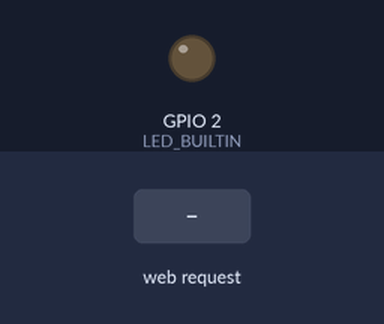
The sketch below on a simulated ESP32. On the bench: output pins drawn as LEDs (lit = HIGH). Dashed ring = blinking. The inputs (shaded band) are chosen by the test bench. WiFi joins after 1.5 s; servers stay silent unless stated; what the sketch prints to the serial monitor is not drawn.

Above: at 3.2 s.
3.3 s: HTTP request GET /person_detected received
At 3.45 s:
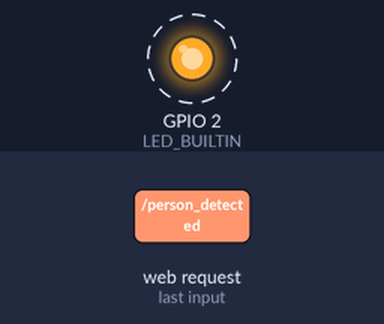
6.3 s: HTTP request GET /led_on received
At 7.3 s:
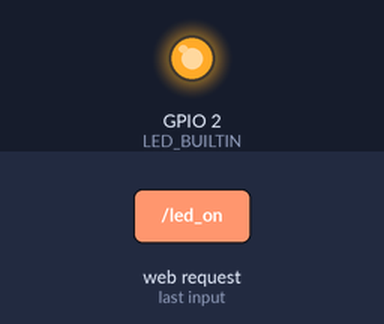
7.8 s: HTTP request GET /led_off received
At 8.4 s:
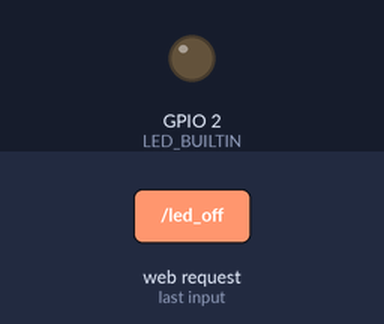
Timing chart, 0 to 10.8 s (numbered marks = the images above; inputs shaded):
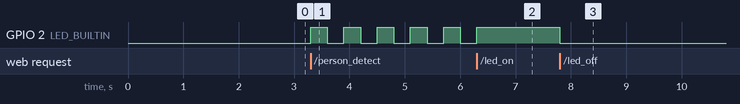

Measured:
- after the input at 3.3 s, GPIO 2 (LED_BUILTIN): alternates HIGH for 0.30 s and LOW for 0.30 s, starting at once
- after the input at 6.3 s, GPIO 2 (LED_BUILTIN): goes on until 6.3 s, then stays HIGH
- after the input at 7.8 s, GPIO 2 (LED_BUILTIN): HIGH → LOW at once

The sketch:

code_esp.ino
```cpp
#include <WiFi.h>
#include <WebServer.h>

const char* ssid = "Cam";
const char* password = "11111111";

WebServer server(80);
#define LED_BUILTIN 2

bool ledBlinking = false;  // Trạng thái nhấp nháy LED
bool ledState = false;     // Trạng thái hiện tại của LED
unsigned long prevMillis = 0;
const int blinkInterval = 300; // Thời gian nhấp nháy (500ms)

// Xử lý trang chủ
void handleRoot() {
  server.send(200, "text/plain", "ESP32 Server Running");
}

// Bật LED (bình thường)
void handleLEDOn() {
  ledBlinking = false;  // Dừng nhấp nháy
  digitalWrite(LED_BUILTIN, HIGH);
  server.send(200, "text/plain", "LED ON");
}

// Tắt LED
void handleLEDOff() {
  ledBlinking = false;  // Dừng nhấp nháy
  digitalWrite(LED_BUILTIN, LOW);
  server.send(200, "text/plain", "LED OFF");
}

// Khi phát hiện người, LED sẽ nhấp nháy
void handlePersonDetected() {
  ledBlinking = true;
  server.send(200, "text/plain", "Person Detected - LED Blinking");
}

void setup() {
  Serial.begin(115200);
  pinMode(LED_BUILTIN, OUTPUT);

  Serial.println("\nĐang kết nối WiFi...");
  WiFi.begin(ssid, password);

  int attempts = 0;
  while (WiFi.status() != WL_CONNECTED) {
    delay(1000);
    Serial.print(".");
    attempts++;
    if (attempts > 20) {
      Serial.println("\nKhông thể kết nối WiFi, kiểm tra lại SSID và mật khẩu!");
      return;
    }
  }

  Serial.println("\nKết nối WiFi thành công!");
  Serial.print("Địa chỉ IP: ");
  Serial.println(WiFi.localIP());

  server.on("/", handleRoot);
  server.on("/led_on", handleLEDOn);
  server.on("/led_off", handleLEDOff);
  server.on("/person_detected", handlePersonDetected);  // Thêm API khi phát hiện người

  server.begin();
  Serial.println("Máy chủ web đã bắt đầu!");
}

void loop() {
  server.handleClient();

  // Nếu ledBlinking = true, LED sẽ nhấp nháy liên tục
  if (ledBlinking) {
    unsigned long currentMillis = millis();
    if (currentMillis - prevMillis >= blinkInterval) {
      prevMillis = currentMillis;
      ledState = !ledState; // Đảo trạng thái LED
      digitalWrite(LED_BUILTIN, ledState);
    }
  }
}
```
